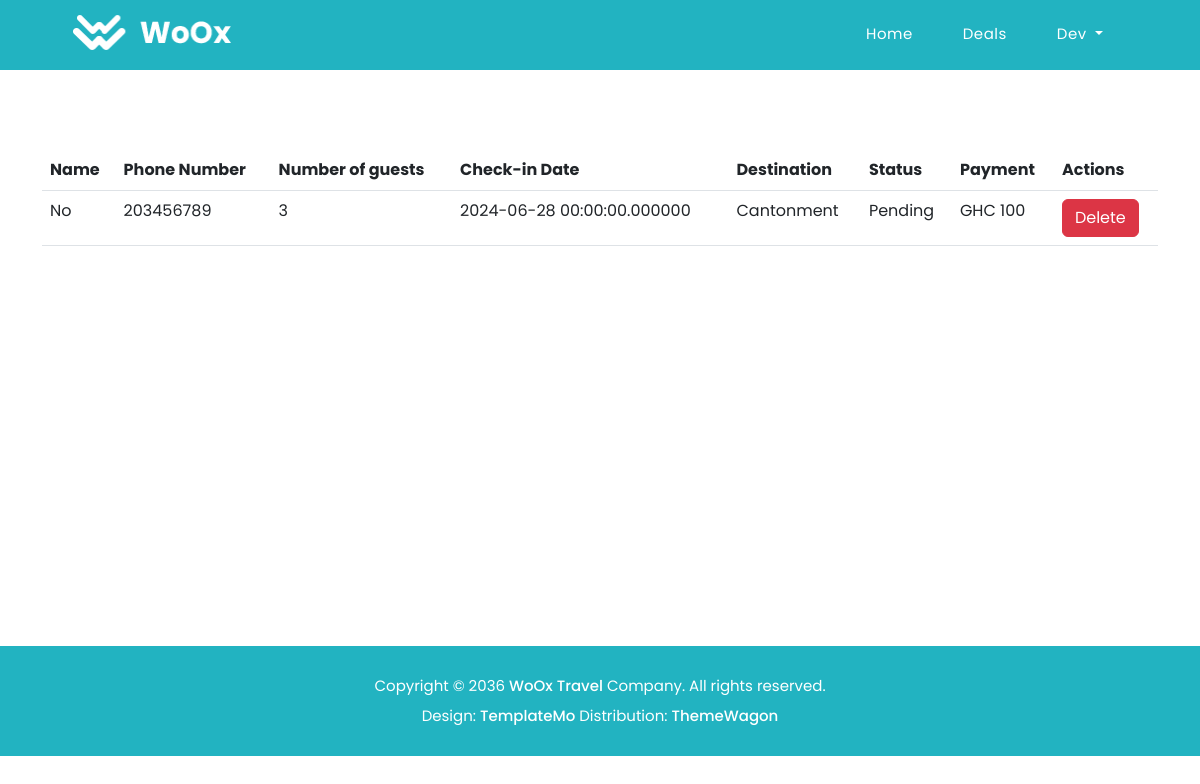
/users/dashboard.php?id=4 (signed in), run on the app's committed database.
### tables this page shows
CREATE TABLE `bookings` (
  `id` int(3) NOT NULL,
  `name` varchar(200) NOT NULL,
  `phone_number` int(30) NOT NULL,
  `num_of_guests` int(10) NOT NULL,
  `checkin_date` timestamp(6) NOT NULL DEFAULT current_timestamp(6),
  `destination` varchar(200) NOT NULL,
  `status` varchar(200) NOT NULL,
  `city_id` int(10) NOT NULL,
  `user_id` int(10) NOT NULL,
  `payment` varchar(40) NOT NULL,
  `created_at` timestamp NOT NULL DEFAULT current_timestamp()
);

### users/dashboard.php (the view, shortened to what this page needs)
<?php
require '../includes/header.php';
require '../config/connection.php';
if (isset($_GET['id'])) {
    $id = $_GET['id'];
    $allBookings = $connection->prepare("SELECT * FROM bookings WHERE user_id = ?");
    $allBookings->bind_param("i", $id);
    $allBookings->execute();
    $result = $allBookings->get_result();
    $userBookinginfo = $result->fetch_all(MYSQLI_ASSOC);
} else {
    header("location: ../404.php");
    exit();
}
?>
<div class="container">
    <div class="row">
        <div class="col-md-12">
            <table class="table" style="margin-top: 150px; margin-bottom: 400px">
                <thead>
                    <tr>
                        <th scope="col">Name</th>
                        <th scope="col">Phone Number</th>
                        <th scope="col">Number of guests</th>
                        <th scope="col">Check-in Date</th>
                        <th scope="col">Destination</th>
                        <th scope="col">Status</th>
                        <th scope="col">Payment</th>
                        <th scope="col">Actions</th>
                    </tr>
                </thead>
                <tbody>
                    <?php foreach($userBookinginfo as $booking): ?>
                        <tr>
                            <td><?php echo htmlspecialchars($booking['name']);?></td>
                            <td><?php echo htmlspecialchars($booking['phone_number']);?></td>
                            <td><?php echo htmlspecialchars($booking['num_of_guests']);?></td>
                            <td><?php echo htmlspecialchars($booking['checkin_date']);?></td>
                            <td><?php echo htmlspecialchars($booking['destination']);?></td>
                            <td><?php echo htmlspecialchars($booking['status']);?></td>
                            <td>GHC <?php echo htmlspecialchars($booking['payment']);?></td>
                            <td>
                                <form class="delete-form" action="delete_booking.php" method="POST" style="display:inline;">
                                    <button type="submit" name="delete" class="btn btn-danger">Delete</button>
                                </form>
                            </td>
                        </tr>
                    <?php endforeach; ?>
                </tbody>
            </table>
        </div>
    </div>
</div>
<?php require '../includes/footer.php';?>

### assets/css/templatemo-woox-travel.css (style rules this page uses)
html, body, div, span, applet, object, iframe, h1, h2, h3, h4, h5, h6, p, blockquote, div pre, a, abbr, acronym, address, big, cite, code, del, dfn, em, font, img, ins, kbd, q, s, samp, small, strike, strong, sub, sup, tt, var, b, u, i, center, dl, dt, dd, ol, ul, li, figure, header, nav, section, article, aside, footer, figcaption { margin: 0; padding: 0; border: 0; outline: 0; }
* { box-sizing: border-box; }
html, body { font-family: "Poppins", sans-serif; font-weight: 400; background-color: #fff; font-size: 16px; -ms-text-size-adjust: 100%; -webkit-font-smoothing: antialiased; -moz-osx-font-smoothing: grayscale; }
html, body { background: #fff; font-family: "Poppins", sans-serif; }
body { overflow-x: hidden; }

### data on the page
bookings: name "No", phone_number "203456789", num_of_guests "3", checkin_date "2024-06-28 00:00:00.000000", destination "Cantonment", status "Pending", payment "100"

### other printed values
$_SESSION['username'] "Dev"
